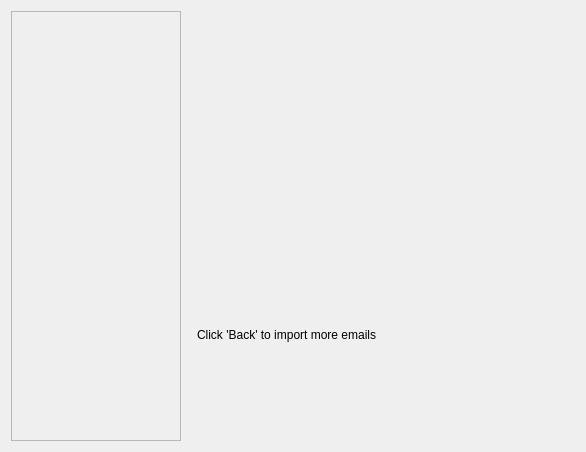
<?xml version="1.0" encoding="UTF-8"?>
<ui version="4.0">
 <class>ManualImportMailPage</class>
 <widget class="QWidget" name="ManualImportMailPage">
  <property name="geometry">
   <rect>
    <x>0</x>
    <y>0</y>
    <width>586</width>
    <height>452</height>
   </rect>
  </property>
  <layout class="QHBoxLayout">
   <item>
    <widget class="QLabel" name="mIntroSidebar">
     <property name="sizePolicy">
      <sizepolicy hsizetype="Fixed" vsizetype="Fixed">
       <horstretch>0</horstretch>
       <verstretch>0</verstretch>
      </sizepolicy>
     </property>
     <property name="minimumSize">
      <size>
       <width>170</width>
       <height>430</height>
      </size>
     </property>
     <property name="frameShape">
      <enum>QFrame::StyledPanel</enum>
     </property>
     <property name="frameShadow">
      <enum>QFrame::Plain</enum>
     </property>
     <property name="lineWidth">
      <number>0</number>
     </property>
     <property name="scaledContents">
      <bool>true</bool>
     </property>
     <property name="wordWrap">
      <bool>false</bool>
     </property>
     <property name="indent">
      <number>0</number>
     </property>
    </widget>
   </item>
   <item>
    <spacer name="spacer54">
     <property name="orientation">
      <enum>Qt::Horizontal</enum>
     </property>
     <property name="sizeType">
      <enum>QSizePolicy::Fixed</enum>
     </property>
     <property name="sizeHint" stdset="0">
      <size>
       <width>10</width>
       <height>10</height>
      </size>
     </property>
    </spacer>
   </item>
   <item>
    <layout class="QVBoxLayout">
     <property name="leftMargin">
      <number>0</number>
     </property>
     <property name="topMargin">
      <number>0</number>
     </property>
     <property name="rightMargin">
      <number>0</number>
     </property>
     <property name="bottomMargin">
      <number>0</number>
     </property>
     <item>
      <widget class="MailImporter::ImportMailsWidget" name="mMailImporterWidget" native="true"/>
     </item>
     <item>
      <widget class="QLabel" name="textLabel1_2">
       <property name="text">
        <string>Click 'Back' to import more emails</string>
       </property>
       <property name="wordWrap">
        <bool>false</bool>
       </property>
      </widget>
     </item>
    </layout>
   </item>
  </layout>
 </widget>
 <customwidgets>
  <customwidget>
   <class>MailImporter::ImportMailsWidget</class>
   <extends>QWidget</extends>
   <header location="global">mailimporter/importmailswidget.h</header>
   <container>1</container>
  </customwidget>
 </customwidgets>
 <resources/>
 <connections/>
</ui>
